Frame 1 (no input): blank canvas, image omitted
Frame 60 (the mouse pressed at the canvas centre just before this capture): blank canvas, image omitted
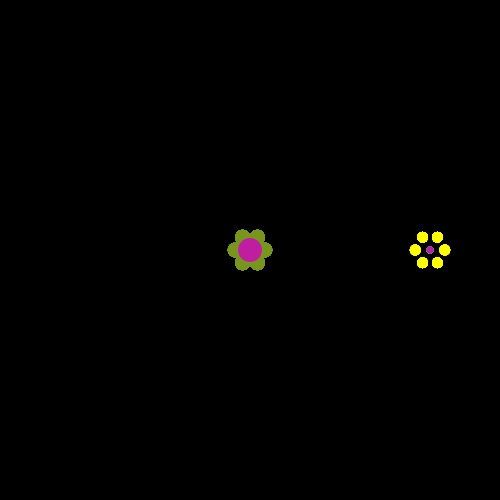
Frame 120 (the mouse held since frame 60 and released just before this capture)

The Processing sketch whose frames 1 and 60 were blank and that drew this single picture after the mouse press (run headless with seeded random() and noise(); from frame 60 on, the mouse is pressed at the canvas centre):

// Processing sketch: hu_drawingtool
// ── hu_drawingtool.pde
//drawing tool
color co1 = color(120, 150, 30);
color co2 = color(255, 255, 0);
color change1 = co1;
color change2 = co2;
int b1 = 80;
int b2 = 45;

void setup(){
  size(500, 500);
  smooth();
  background(0);
  colorMode(RGB);
}

void draw(){
  if(mousePressed){
    circle(change1, change2, b1, b2);
  }
}

void keyPressed(){
  color c1 = color(random(255), random(255), random(255));
  color c2 = color(random(255), random(255), random(255));
  
  if(key == 'a' || key == 'A'){
    change1 = c1;
  }
  if(key == 's' || key == 'S'){
    change2 = c2;
  }
  if(key == ' '){
    background(0);
 }
 if(key == CODED){
   if(keyCode == LEFT){
     b1 += 5;
   }
   if(keyCode == RIGHT){
     b1 -= 5;
   }
   if(keyCode == UP){
     b2 += 5;
   }
   if(keyCode == DOWN){
     b2 -= 5;
   }
 }
}

void circle(color change1, color change2, int b1, int b2){
   noStroke();
     for(int i = 0; i < 360; i += 60){
     float d1 = sin(radians(b1))*15.0;
     float d2 = cos(radians(b2))*15.0;
     float x = cos(radians(i))*d1;
     float y = sin(radians(i))*d1;
     fill(change1);
     ellipse(mouseX + x, mouseY + y, d1, d1);
     fill(change2);
     ellipse(mouseX + 180 + x, mouseY + y, d2, d2);
       }
       fill(random(255), random(255), random(255));
       ellipse(mouseX, mouseY, b1*0.3, b1*0.3);
       ellipse(mouseX + 180, mouseY, b2*0.15, b2 *0.15);
  }
